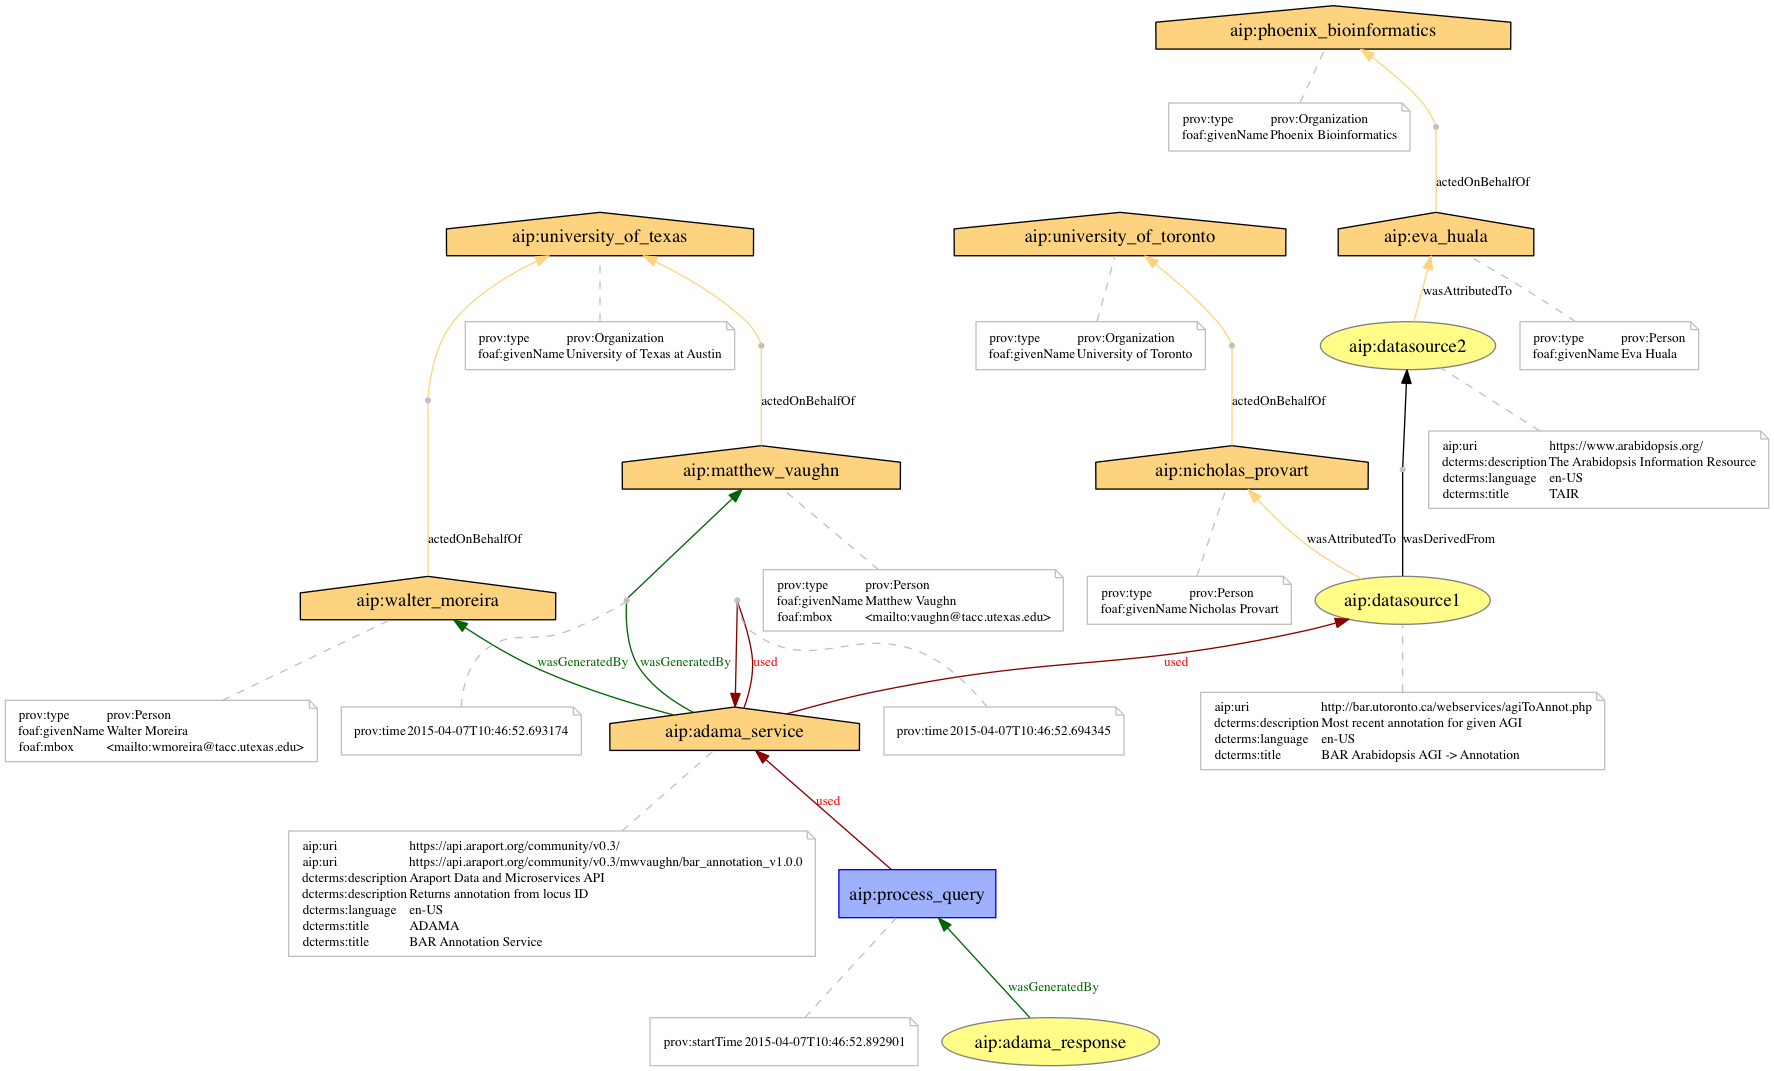

Python code for this plot:
from __future__ import (absolute_import, division, print_function,
                        unicode_literals)

from prov.model import ProvDocument, Namespace, Literal, PROV, Identifier, ProvAgent
import datetime
import pydot
import prov.dot

def example():

    g = ProvDocument()
    # Local namespace
    # Doesnt exist yet so we are creating it
    ap = Namespace('aip', 'https://araport.org/provenance/')
    # Dublin Core
    g.add_namespace("dcterms", "http://purl.org/dc/terms/")
    # FOAF
    g.add_namespace("foaf", "http://xmlns.com/foaf/0.1/")

    # Add sponsors and contributors as Agents
    # ap['matthew_vaughn']
    # aip:matthew_vaughn
    # https://araport.org/provenance/:matthew_vaughn
    me = g.agent(ap['matthew_vaughn'], {
        'prov:type': PROV["Person"], 'foaf:givenName': "Matthew Vaughn", 'foaf:mbox': "<mailto:vaughn@tacc.utexas.edu>"
    })
    walter = g.agent(ap['walter_moreira'], {
        'prov:type': PROV["Person"], 'foaf:givenName': "Walter Moreira", 'foaf:mbox': "<mailto:wmoreira@tacc.utexas.edu>"
    })
    utexas = g.agent(ap['university_of_texas'], {
        'prov:type': PROV["Organization"], 'foaf:givenName': "University of Texas at Austin"
    })

    # Include the ADAMA platform as an Agent and set attribution
    adama_platform = g.agent(ap['adama_service'], {'dcterms:title': "ADAMA", 'dcterms:description': "Araport Data and Microservices API", 'dcterms:language':"en-US", 'aip:uri':"https://api.araport.org/community/v0.3/" })
    g.wasGeneratedBy(adama_platform, walter)
    # Set delegation to our host University
    g.actedOnBehalfOf(walter, utexas)

    # Include the ADAMA microservice as an Agent and set attribution+delegation
    adama_microservice = g.agent(ap['adama_service'], {'dcterms:title': "BAR Annotation Service", 'dcterms:description': "Returns annotation from locus ID", 'dcterms:language':"en-US", 'aip:uri':"https://api.araport.org/community/v0.3/mwvaughn/bar_annotation_v1.0.0" })
    g.wasGeneratedBy(adama_microservice, me, datetime.datetime.now())
    g.actedOnBehalfOf(me, utexas)

    # Describe the relationship between the microservice and the platform
    g.used(adama_microservice, adama_platform, datetime.datetime.now())

    # Sources
    # U Toronto BAR provided by Nick Provart
    # Agents
    nick = g.agent(ap['nicholas_provart'], {
        'prov:type': PROV["Person"], 'foaf:givenName': "Nicholas Provart"
    })
    utoronto = g.agent(ap['university_of_toronto'], {
        'prov:type': PROV["Organization"], 'foaf:givenName': "University of Toronto"
    })
    g.actedOnBehalfOf(nick, utoronto)
    # Define source as Entity
    # dcterms:language: Recommended best practice is to use a controlled vocabulary such as RFC 4646
    datasource1 = g.entity(ap['datasource1'], {'dcterms:title': "BAR Arabidopsis AGI -> Annotation", 'dcterms:description': "Most recent annotation for given AGI", 'dcterms:language':"en-US", 'aip:uri':"http://bar.utoronto.ca/webservices/agiToAnnot.php"})
    # Set up attribution to Nick
    g.wasAttributedTo(datasource1, nick)

    # TAIR, general
    # Agents
    # dcterms:language: Recommended best practice is to use a controlled vocabulary such as RFC 4646
    eva = g.agent(ap['eva_huala'], {
        'prov:type': PROV["Person"], 'foaf:givenName': "Eva Huala"
    })
    phoenix = g.agent(ap['phoenix_bioinformatics'], {
        'prov:type': PROV["Organization"], 'foaf:givenName': "Phoenix Bioinformatics"
    })
    g.actedOnBehalfOf(eva, phoenix)
    # Define source as Entity
    datasource2 = g.entity(ap['datasource2'], {'dcterms:title': "TAIR", 'dcterms:description': "The Arabidopsis Information Resource", 'dcterms:language':"en-US", 'aip:uri':"https://www.arabidopsis.org/" })
    g.wasAttributedTo(datasource2, eva)

    # In Sources.yml, these two sources are nested. Define that relationship here
    g.wasDerivedFrom(ap['datasource1'], ap['datasource2'])

    # Define all valid ADAMA types as activities
    # Eventually, break these into more atomic actions in a chain
    action1 = g.activity(ap['process_query'], datetime.datetime.now())
    # action1 = g.activity(ap['process_map'], datetime.datetime.now())
    # action1 = g.activity(ap['process_generic'], datetime.datetime.now())
    # action1 = g.activity(ap['process_passthrough'], datetime.datetime.now())
    # Future... Native microservices
    # action1 = g.activity(ap['generate'], datetime.datetime.now())

    # Define current ADAMA response as an Entity
    # This is what's being returned to the user and is thus the subject of the PROV record
    # May be able to add more attributes to it but this is the minimum
    response = g.entity(ap['adama_response'])

    # Response is generated by the process_query action
    g.wasGeneratedBy(response, ap['process_query'])
    # The process_query used the microservice
    g.used(ap['process_query'], adama_microservice)
    # The microservice used datasource1
    g.used(adama_microservice, datasource1)

    # Print prov_n
    print(g.prov_n)
    # Print prov-json
    print(g.serialize())
    # Write out as a pretty picture
    graph = prov.dot.prov_to_dot(g)
    graph.write_png('Sources.png')

}
